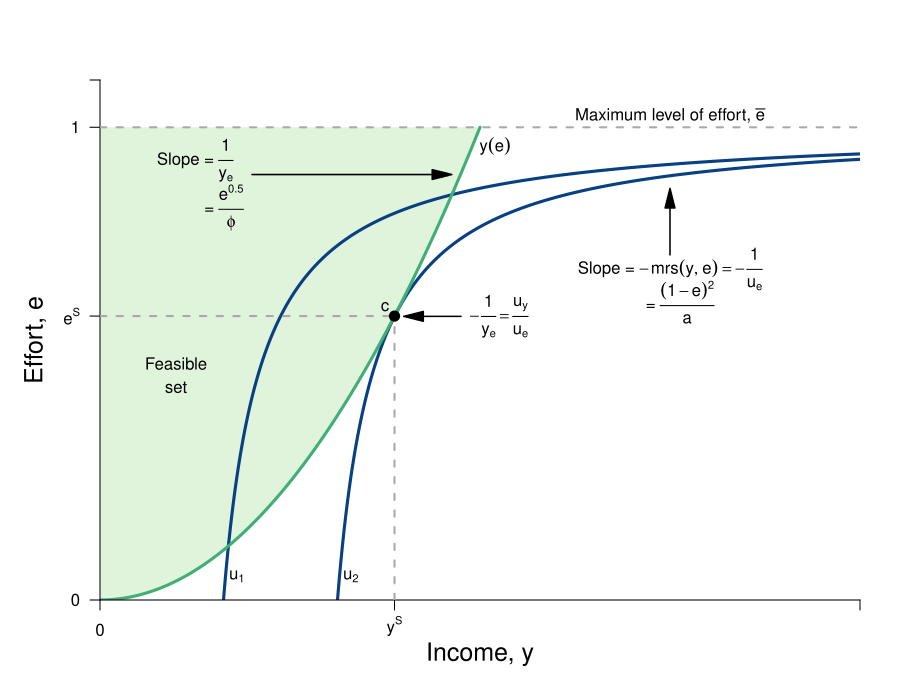

R code for this plot:
require(shape)
pdf(file = "employment/employment_self_employed.pdf", width = 9, height = 7)

#Set parameters for graphics
axislabelsize <- 1.5
graphlinewidth <- 3

COL <- c("#7fc97f", "#beaed4", "#fdc086", "#ffff99", "#386cb0", "#f0027f", "#bf5b17", "#666666")
COLA <- c("#e0f3db", "#99d8c9","#66c2a4","#41ae76", "#238b45", "#005824")
COLB <- c("#4eb3d3", "#2b8cbe", "#0868ac","#084081")

#Parameters for figures
u1 <- 4
u2 <- 10
u3 <- 16
a1 <- 2
a2 <- 2
a3 <- 2

indiffFn1 <- function(y, u1 = 4.5, a1 = 2) {
  1 - (a1) / (y - u1)
}

indiffFn2 <- function(y, u2 = 10.5, a2 = 2) {
  1 - (a2) / (y - u2)
}

indiffFn3 <- function(y, u3 = 16.5, a3 = 2) {
  1 - (a3) / (y - u3)
}

prodFn1 <- function(y, a = 5){
  exp((y-1)/a)
}

prodFn2 <- function(y, a = 10){
  (y/(2*a))^2
}

#The derivative for the function q = 1 - delta/(p - u) = delta/p - u)^2;
#From that we get the derivative and substitute in the relevant values
#for delta, u and p; that is we get a slope of 1/32
#But we also need the intercept; 0.375 above, or q/2 as it stood
tangentLine <- function(w){
  0.375 + (1/32)*w
}

COL <- c("#bae4b3", "#74c476", "#238b45")
par(mar =  c(5, 5, 4, 2))
xlims <- c(0, 40)
ylims <- c(0, 1.1)


plot(0, 0, xlim = xlims, ylim = ylims, type = "n",
     xlab = expression(paste("Income, ", y)),
     ylab = expression(paste("Effort, ", e)),
     xaxt = "n", 
     yaxt = "n",
     cex.lab = axislabelsize, 
     line = 2.5,
     bty = "n", 
     xaxs="i", 
     yaxs="i")


xpoly1 <- seq(from = xlims[1], to = 20, length.out = 500)
ypoly1 <- prodFn2(xpoly1)
polygon(x = c(xpoly1, rev(xpoly1[1])), y = c(ypoly1, rev(ypoly1)[1]), col=COLA[1], density=NULL, border = NA)


npts <- 500 
xx1 <- seq(u1 + a1 + 0.1, xlims[2], length.out = npts)
xx2 <- seq(u2 + a2 + 0.1, xlims[2], length.out = npts)
xx3 <- seq(u3 + a3 + 0.1, xlims[2], length.out = npts)
xx4 <- seq(7, 17, 0.01)
xx5 <- seq(xlims[1], xlims[2], length.out = npts)
xx6 <- seq(xlims[1], 20, length.out = npts)

#Draw the lines for the graphs
lines(xx1, indiffFn1(xx1), col = COLB[4], lwd = graphlinewidth)
lines(xx2, indiffFn2(xx2), col = COLB[4], lwd = graphlinewidth)
#lines(xx3, indiffFn3(xx3), col = COL[2], lwd = graphlinewidth)
#lines(xx4, tangentLine(xx4), col = "darkgrey", lty = 2, lwd = 4)
lines(xx6, prodFn2(xx6), col = COLA[4], lwd = graphlinewidth)

#Customize ticks and labels for the plot
ticksy <- c(0, prodFn2(y = 15.5), 1, 1.1)
ylabels <- c(0, expression(paste(e^S)), 1, NA)
ticksx <- c(0, 15.5, 40)
xlabels <- c(0, expression(paste(y^S)), NA)
axis(1, at = ticksx, pos = 0, labels = xlabels)
axis(2, at = ticksy, pos = 0, labels = ylabels, las = 1)

#Annotation of the three indifference curves
text(7.2, 0.05, expression(paste(u[1])))
text(13.2, 0.05, expression(paste(u[2])))
#text(19, 0.05, expression(paste(u[3])))

#Line for the max quality, q = 1 
segments(0, 1, 40, 1, lty = 2, col = "darkgray", lwd = 2)
#Annotating line of 100% quality
text(30, 1.025, expression(paste("Maximum level of effort, ", bar(e))))

#Add a point for the tangency
segments(15.5, 0, 15.5, prodFn2(y = 15.5), lty = 2, col = "darkgray", lwd = 2)
segments(0, prodFn2(y = 15.5), 15.5, prodFn2(y = 15.5), lty = 2, col = "darkgray", lwd = 2)
points(15.5, prodFn2(y = 15.5), pch = 16, col = "black", cex = 1.5)
text(15, prodFn2(y = 15.5) + 0.02, expression(paste(c)))


#Arrow to Slope of production function
Arrows(8, 0.9, 18, 0.9, col = "black", lty = 1, lwd = 1.5, arr.type = "triangle")
text(5, 0.93, expression(paste("Slope = ", frac(1, y[e]))))
text(6.4, 0.83, expression(paste(" = ", frac(e^0.5, phi))))
#text(6.2, 0.83, expression(paste(" = ", frac(y, 2*phi^2))))
text(20.8, 0.96, expression(paste(y(e))))

Arrows(19, 0.6, 16.5, 0.6, col = "black", lty = 1, lwd = 1.5, arr.type = "triangle")
text(21, 0.6, expression(paste(-frac(1, y[e]) == frac(u[y],u[e]))))

text(4, 0.5, expression(paste("Feasible")))
text(4, 0.45, expression(paste("set")))

#Arrow to Slope of BRF
Arrows(30, 0.73, 30, 0.85, col = "black", lty = 1, lwd = 1.5, arr.type = "triangle")
text(30, 0.7, expression(paste("Slope = ", -mrs(y, e) == -frac(1, u[e]))))
text(30.4, 0.63, expression(paste(" = ", frac((1-e)^2, a))))


dev.off()
